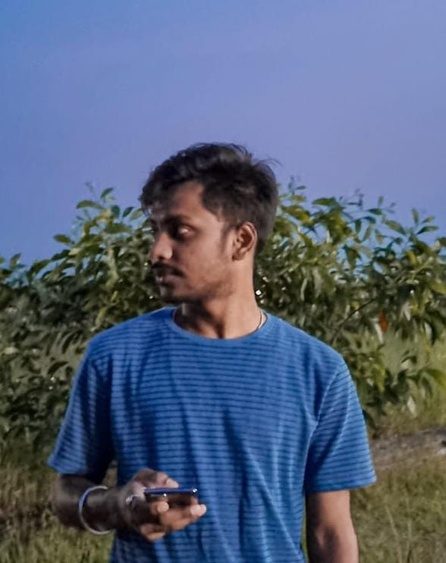
#> input picture ML/Dataset/FaceData/Abhishek - 202002031036/Abhishek.jpeg, 446 x 563 px, shrunk from 588 x 743 before the run; its folder holds only this picture in this run
$ python extractionFace.py
#> lines starting #> are read from the running program, lines starting #| are printed output that depends on the picture
"""This program extracts the face from the dataset for model training"""


import os
import cv2

# Define a function to extract the face region from an image using Haar Cascade
def extract_face_haar(image_path, output_dir, face_cascade):
#> called with output_dir = 'ExtractedFace'
    image = cv2.imread(image_path)
#> image is the input picture: shape (563, 446, 3); mean B, G, R 123.2, 98.4, 85.9
    gray = cv2.cvtColor(image, cv2.COLOR_BGR2GRAY)
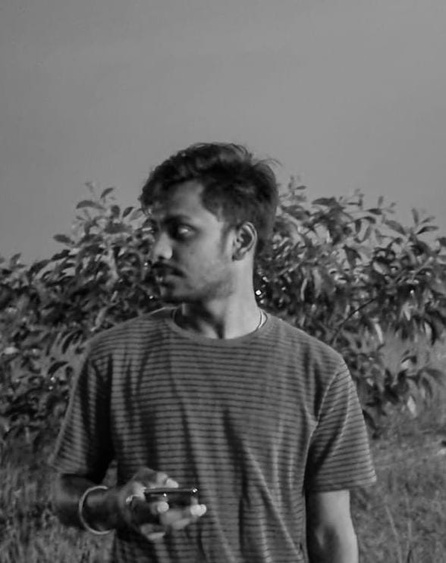
#> gray: shape (563, 446); min 0, max 252, mean 97.5

    # Detect faces in the image
    faces = face_cascade.detectMultiScale(gray, scaleFactor=1.1, minNeighbors=5, minSize=(30, 30))
#> faces = [[37, 350, 51, 51], [255, 194, 86, 86]]

    for (i, (x, y, w, h)) in enumerate(faces):
        face_region = gray[y:y+h, x:x+w]  # Convert the face region to grayscale

        # Extract the name of the person from the parent folder name
        person_name = os.path.basename(os.path.dirname(image_path))

        # Create a directory for the person if it doesn't exist
        person_dir = os.path.join(output_dir, person_name)
        os.makedirs(person_dir, exist_ok=True)

        # Save the extracted face to the person's directory in grayscale
        face_filename = os.path.splitext(os.path.basename(image_path))[0] + f"_face_{i}.jpg"
        face_path = os.path.join(person_dir, face_filename)
        cv2.imwrite(face_path, face_region)
#> this loop made 2 passes
#> pass 1, in extract_face_haar, `face_region = gray[y:y+h, x:x+w]`:
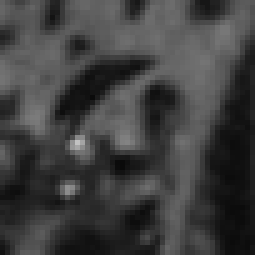
#> face_region: shape (51, 51) (shown 5 times larger); min 10, max 194, mean 63.5
#> pass 2, in extract_face_haar, `face_region = gray[y:y+h, x:x+w]`:
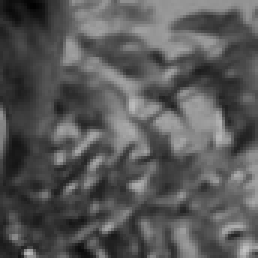
#> face_region: shape (86, 86) (shown 3 times larger); min 2, max 195, mean 87.5

# Specify the input folder containing the subfolders of people's images
input_dir = "Dataset/FaceData"

# Specify the output folder where extracted faces will be saved
output_dir = "ExtractedFace"

# Load the Haar Cascade classifier for face detection
face_cascade = cv2.CascadeClassifier(cv2.data.haarcascades + 'haarcascade_frontalface_default.xml')

# Loop through the subfolders and extract faces
for person_folder in os.listdir(input_dir):
    person_folder_path = os.path.join(input_dir, person_folder)
    if os.path.isdir(person_folder_path):
        for file in os.listdir(person_folder_path):
            image_path = os.path.join(person_folder_path, file)
            if file.lower().endswith((".jpg", ".jpeg", ".png")):
                extract_face_haar(image_path, output_dir, face_cascade)
#> pass 2 of the loop `for person_folder in os.listdir(input_dir):`:
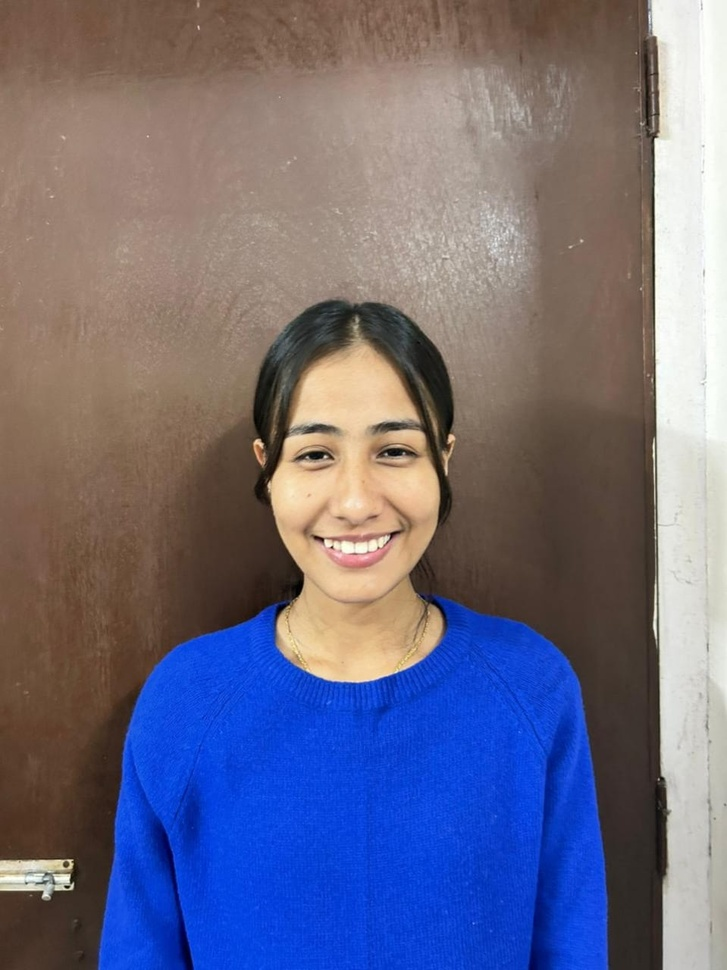
#> input picture ML/Dataset/FaceData/Akashi - 202002031047/akashi.jpeg, 727 x 970 px, shrunk from 959 x 1280 before the run
#> in extract_face_haar, image is the input picture: shape (970, 727, 3); mean B, G, R 129.2, 108.6, 110.9
#> in extract_face_haar (call 2), `gray = cv2.cvtColor(image, cv2.COLOR_BGR2GRAY)`:
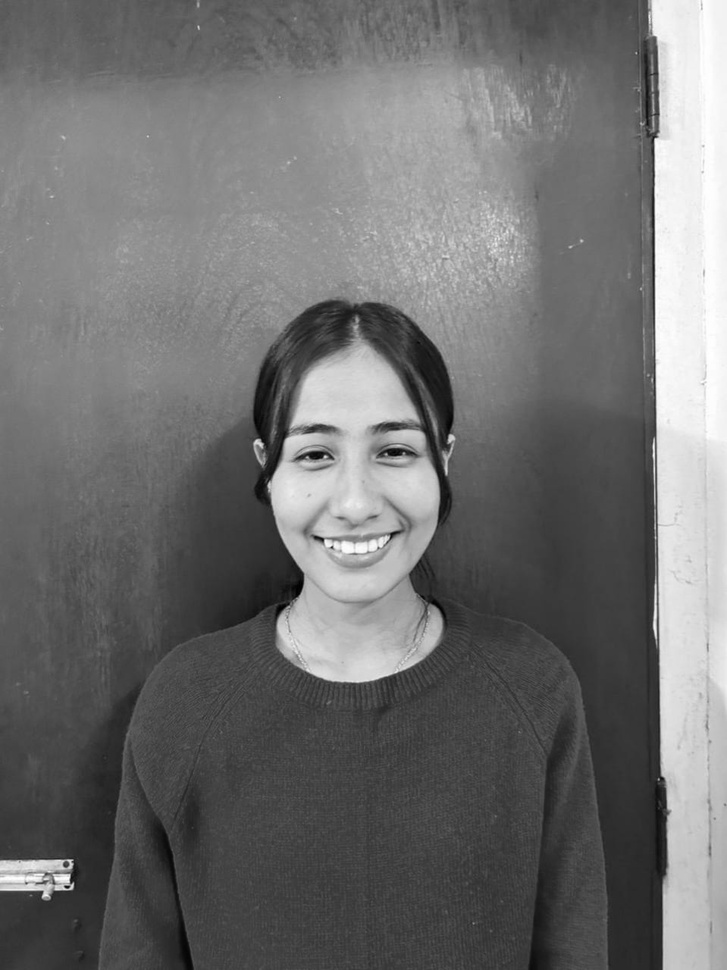
#> gray: shape (970, 727); min 0, max 255, mean 111.6
#> faces = [[243, 364, 224, 224]]
#> the loop in extract_face_haar (call 2), `for (i, (x, y, w, h)) in enumerate(faces):` made 1 pass
#> pass 1, in extract_face_haar (call 2), `face_region = gray[y:y+h, x:x+w]`:
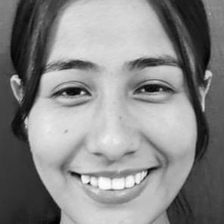
#> face_region: shape (224, 224); min 0, max 253, mean 135.7

print("Face extraction complete.")
